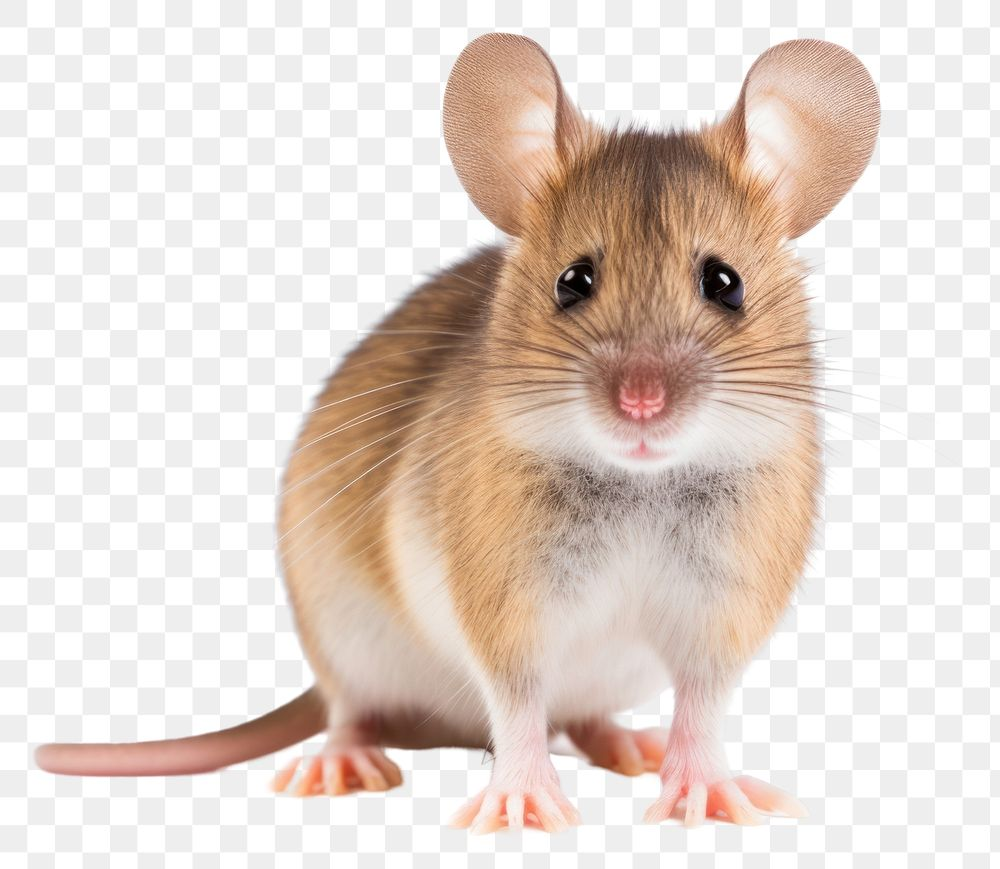
%> input picture mouse.jpg, 1000 x 869 px
$ octave Q4.m   (GNU Octave 9; MATLAB toolbox functions it lacks are replaced by stand-ins)
%> lines starting %> are read from the running program, lines starting %| are printed output that depends on the picture; in (x1, y1, x2, y2) boxes, pixels count from 0 and x2, y2 are one past the last pixel; in counts of white or black regions, pixels touching at a corner belong together; the program's own positions count from 1
img = imread('mouse', 'jpg');
%> img is the input picture: size 869x1000x3 uint8; mean R, G, B 227.8, 214.8, 206.8
	img = im2gray(img);
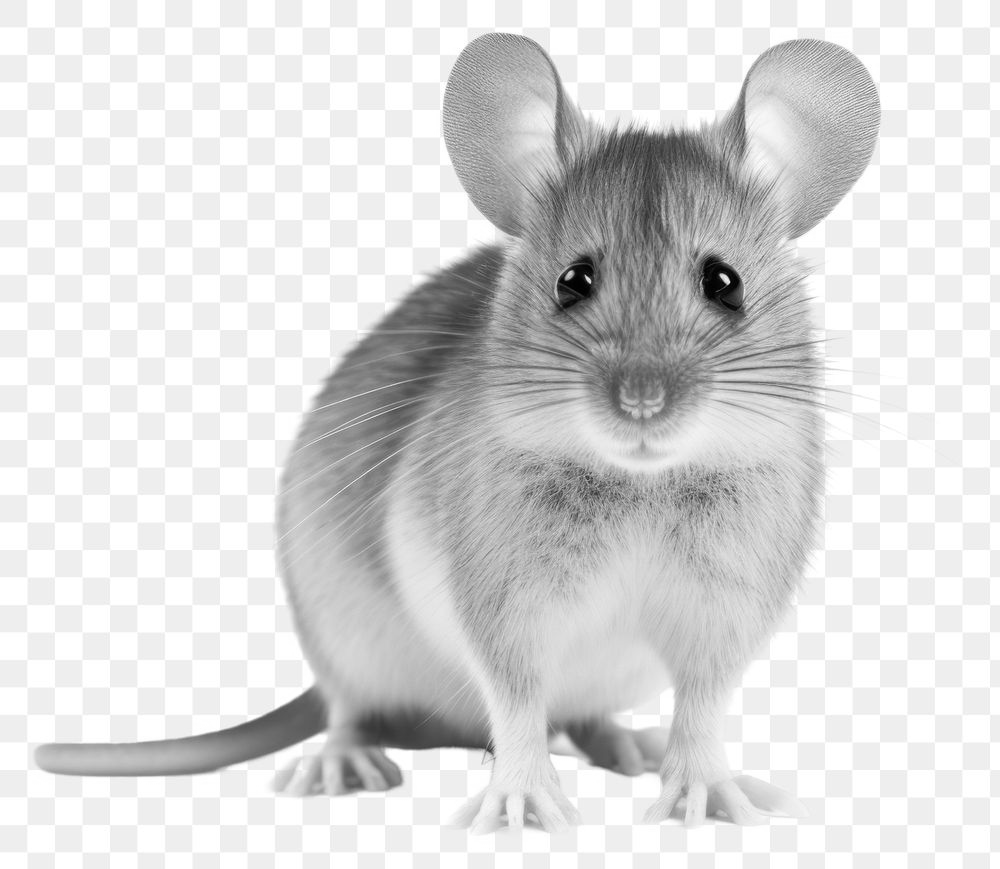
%> img: size 869x1000 uint8; min 0, max 255, mean 217.8
	prompt = 'Enter a value (0-255): ';
	threshold = input(prompt);
%> the answer given: 3
	binary_img = img > threshold;
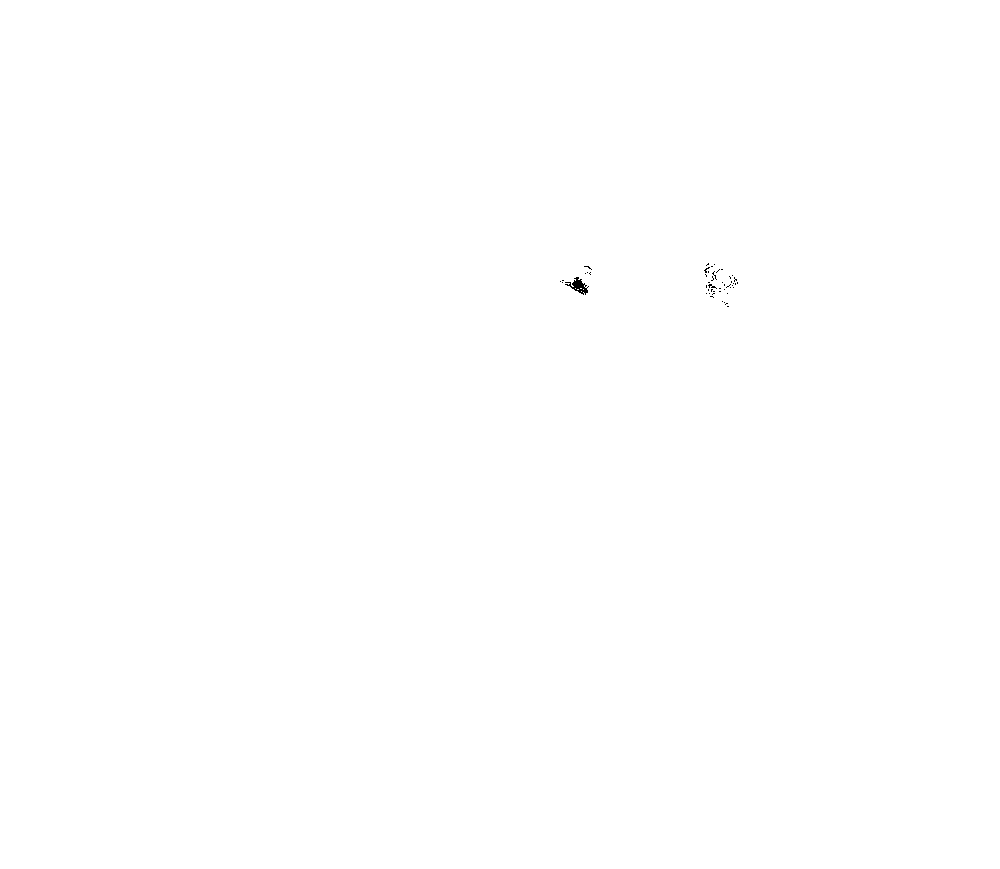
%> binary_img: size 869x1000 logical; 100% white; black in thin lines or dots, all inside (x1, y1, x2, y2) = (560, 263, 738, 307)
	figure;
		subplot(1, 1, 1), imshow(binary_img), title(['Threshold: ', num2str(threshold)]);
